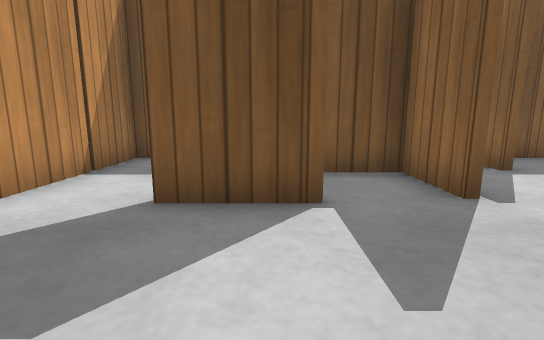
view 1 (above)

24 first-person views from a walk through a Gazebo world. The camera is 0.5 m above the floor, tilts 10° down and sees 85° across. The floor is counted in squares, 0.5 m on a side. Each view is taken from the middle of a square. On the plan, view 1 faces up. The plan holds only what a view shows up to about 12 squares ahead; the rest is blank. Simple patterns stand in for the simulator's built-in surfaces.

view 2
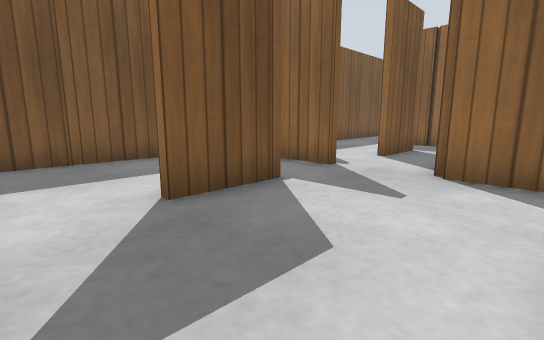

view 3
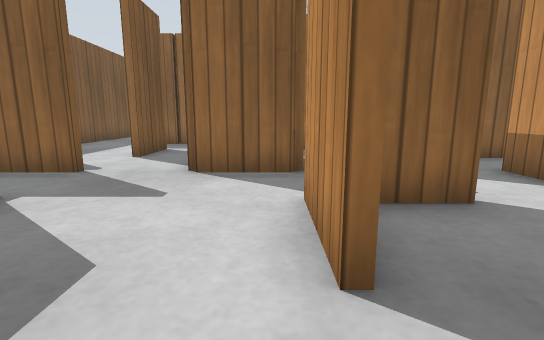

view 4
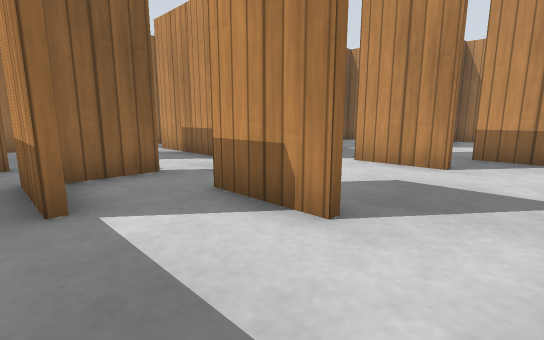

view 5
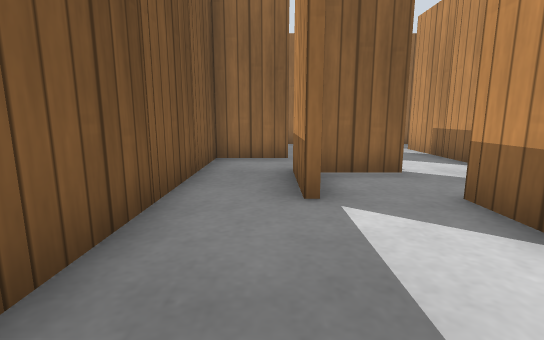

view 6
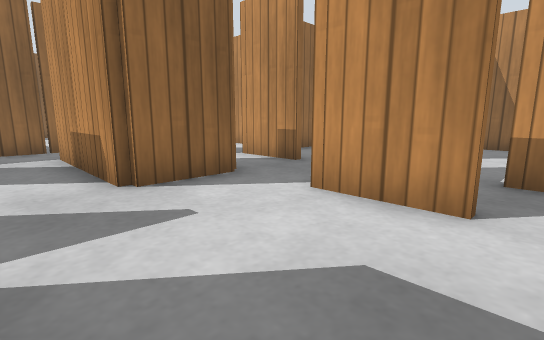

view 7
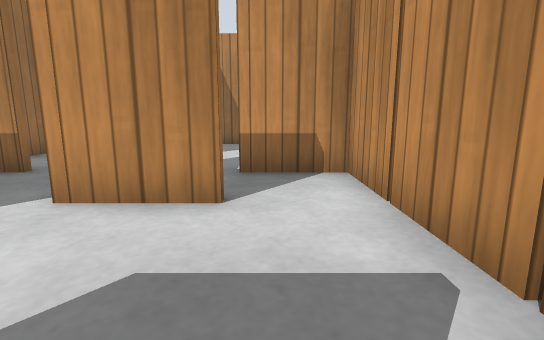

view 8
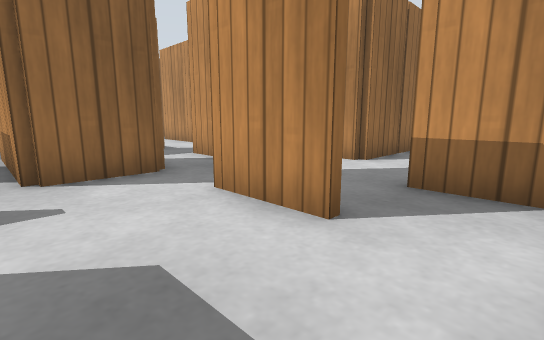

view 9
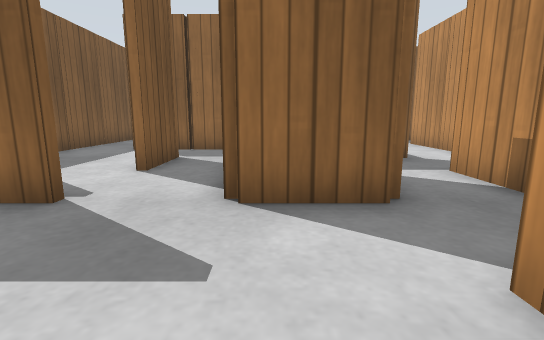

view 10
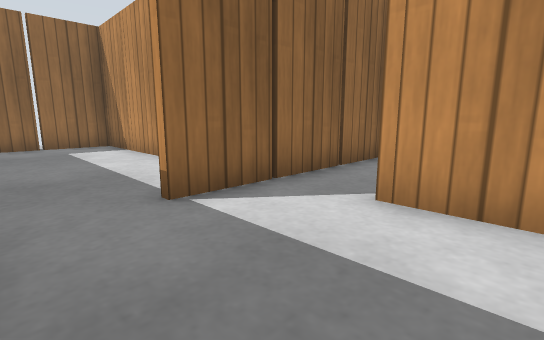

view 11
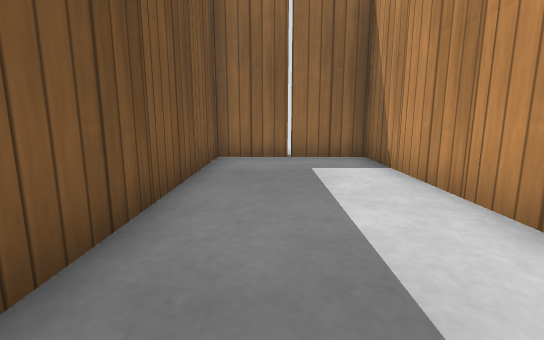

view 12
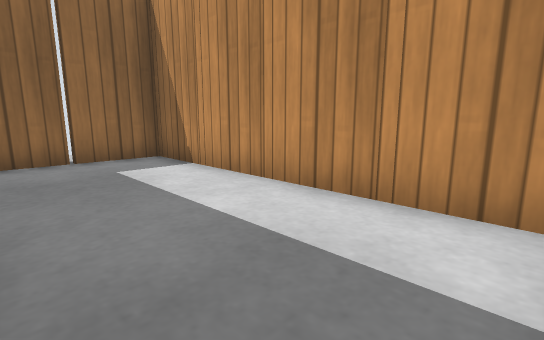

view 13
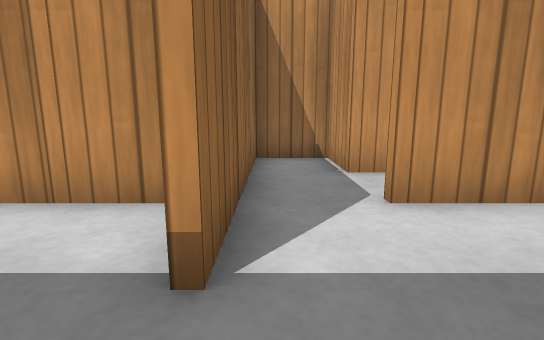

view 14
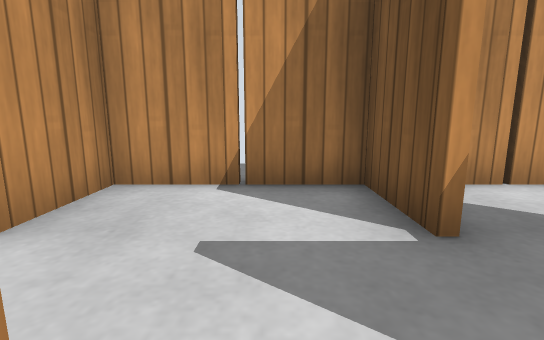

view 15
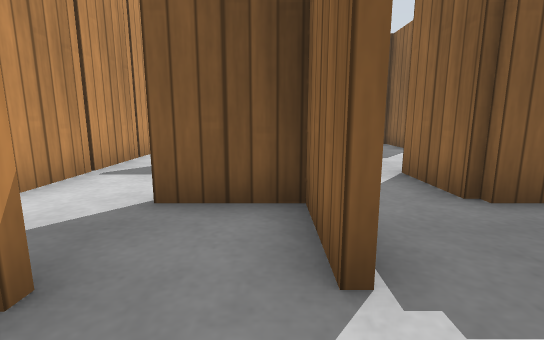

view 16
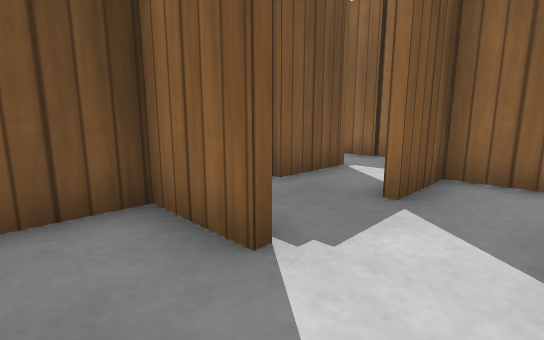

view 17
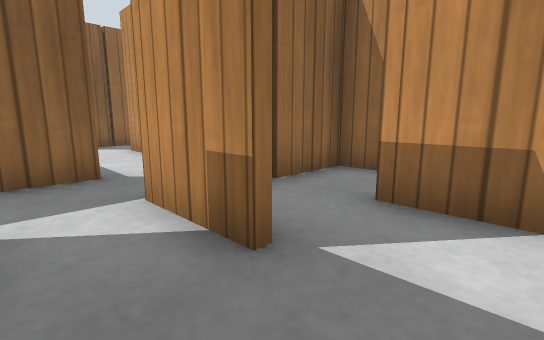

view 18
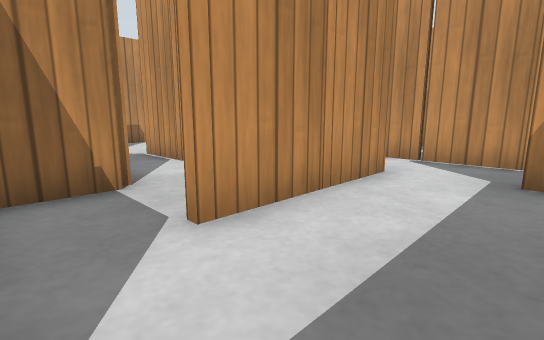

view 19
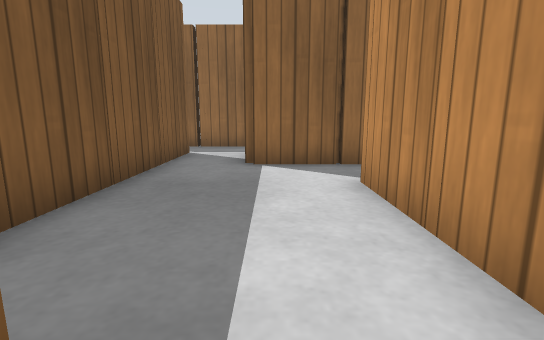

view 20
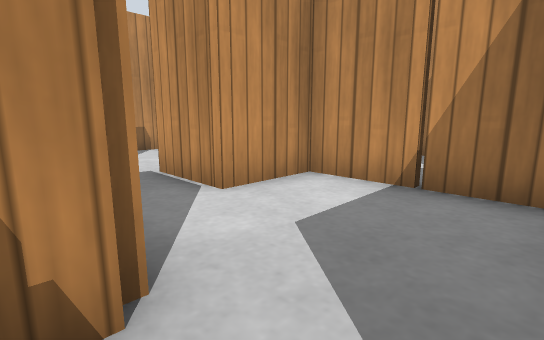

view 21
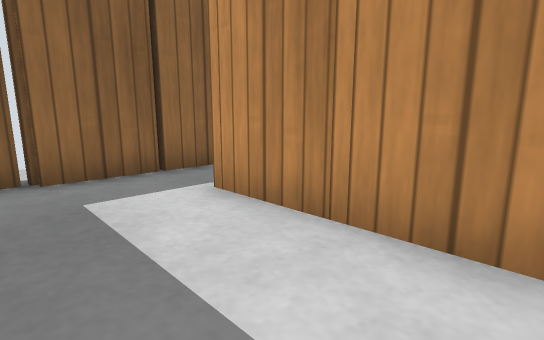

view 22
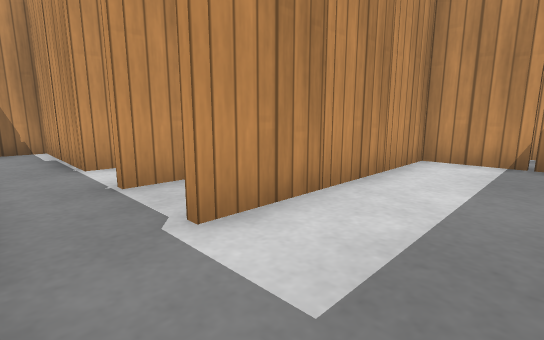

view 23
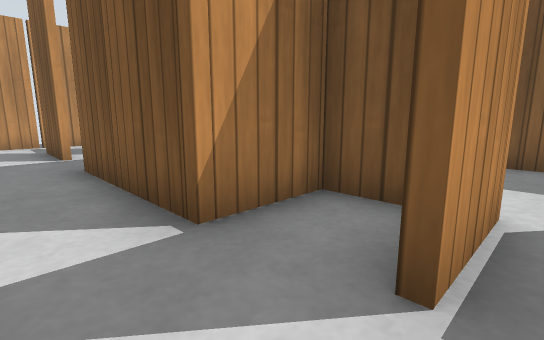

view 24
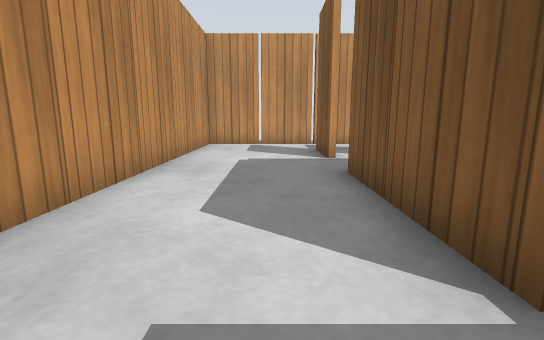

### Floor plan
Points are (right, up) in squares from view 1. A wall is a line through its corners. A room is listed if a view was taken in it or the views show most of it. See-through windows are left out.
Room 1 (views 1, 2, 3, 4, 5, 6, 7, 8, 9, 10, 13, 14, 15, 16, 17)
walls: (-0.4, 3.4) (-1.5, 3.4); (-1.5, -0.4) (0.5, -0.4); (2.4, 3.5) (2.4, 5.4) (0.9, 5.4); (3.5, -0.6) (2.4, -0.6) (2.4, 1.6) (6.6, 1.6) (6.6, -0.4) (7.6, -0.4); (0.4, -2.5) (0.4, -0.6) (-1.5, -0.6); (-1.5, 3.6) (-0.5, 3.6); (2.5, -2.4) (3.4, -2.4); (4.8, 3.6) (5.6, 3.6); (0.5, 5.6) (2.5, 5.6); (5.5, 3.4) (4.5, 3.4); (4.4, 5.5) (4.4, 7.4) (-2.6, 7.4); (-3.4, -3.5) (-3.4, -5.5); (8.4, -0.6) (8.4, 5.5); (-3.4, 7.2) (-3.4, -1.5); (4.4, -6.5) (4.4, -2.6) (2.5, -2.6); (0.4, -8.4) (0.4, -4.4) (1.5, -4.4); (8.5, 7.4) (6, 7.4)
ways out: opening at (8, 7) to room 2; opening at (1, -7.5) to room 4; opening at (3, -2) to room 5; opening at (4, 2) to room 5
objects: wooden post (-3, -5); wooden post (-3, -1); wooden post (-3, 1); wooden post (-3, 3); wooden post (-3, 5); wooden post (-2, -7); wooden post (-2, -3); wooden post (-1, 8); wooden post (0, 3); wooden post (1, 0); wooden post (1, 8); wooden post (2, -5); wooden post (3, 6); wooden post (3, 8); wooden post (6, 3); wooden post (7, 2); wooden post (7, 8); wooden post (8, 3)
Room 2 (views 11, 12, 21, 22)
walls: (13.5, -0.6) (12.4, -0.6); (16.9, -0.4) (16.4, -0.4); (16.4, -2.1) (16.4, 0.6); (9, 3.6) (16.6, 3.6) (16.6, 7.4) (8.5, 7.4); (8.6, 1.8) (8.6, -0.4) (13.6, -0.4); (14, -4.4) (14.6, -4.4)
ways out: opening at (8, 7) to room 1; opening at (11, -2) to room 3; opening at (15.5, -5.5) to room 4
objects: wooden post (9, 1); wooden post (9, 8); wooden post (10, -1); wooden post (10, 3); wooden post (11, 8); wooden post (12, -1); wooden post (12, 3); wooden post (13, 8); wooden post (14, -3); wooden post (14, -1); wooden post (14, 3); wooden post (15, -4); wooden post (15, 8); wooden post (16, -1); wooden post (16, 3); other object (17, -1); wooden post (17, 1); wooden post (17, 5)
Room 3 (views 18, 19, 20)
walls: (6.5, -4.4) (9.6, -4.4); (6.6, -5.1) (6.6, -8.4) (8.6, -8.4); (10.5, -6.4) (11.6, -6.4); (9.5, -0.6) (8.4, -0.6); (12.4, -5.1) (12.4, -2.5); (11.5, -0.6) (10.4, -0.6); (4.6, -2.4) (4.6, -4.5)
ways out: opening at (11, -2) to room 2; opening at (9, -9) to room 4; opening at (5, -2) to room 5; opening at (5, -5)
objects: wooden post (7, -7); wooden post (8, -5); wooden post (8, -1); wooden post (9, -8); wooden post (10, -5); wooden post (12, -5)
Room 4 (views 23, 24)
walls: (5.6, -10.6) (4.5, -10.6); (7.8, -8.6) (6.6, -8.6) (6.6, -10.5); (8.6, -8.4) (8.6, -10.5); (6.8, -14.4) (7.6, -14.4); (3.6, -10.6) (2.5, -10.6); (-0.4, -10.6) (-1.5, -10.6); (14.6, -4.4) (14.6, -8.4) (15.6, -8.4); (-3.4, -9) (-3.4, -14.4) (5.5, -14.4)
ways out: opening at (1, -7.5) to room 1; opening at (15.5, -5.5) to room 2; opening at (9, -9) to room 3
objects: wooden post (-3, -13); wooden post (-3, -11); wooden post (-2, -15); wooden post (0, -15); wooden post (0, -11); wooden post (1, -7); wooden post (2, -15); wooden post (4, -15); wooden post (4, -11); wooden post (6, -11); wooden post (15, -7)
Room 5 (no view inside)
walls: (6.4, -2.5) (6.4, 0.5); (3.4, -2.4) (4.6, -2.4)
ways out: opening at (3, -2) to room 1; opening at (4, 2) to room 1; opening at (5, -2) to room 3
objects: wooden post (4, -1); wooden post (4, 1); wooden post (5, -2); wooden post (6, -1)

Positions as (right, up) in squares from view 1, and headings:
1: (0, 0), facing up
2: (-3, 0), facing up-right
3: (-3, 0), facing right
4: (-3, 6), facing down-right
5: (-3, 6), facing right
6: (-2, 3), facing down-right
7: (-2, 3), facing down
8: (-3, 2), facing down-right
9: (-1, 1), facing right
10: (5, 7), facing down-right
11: (9, 6), facing right
12: (9, 7), facing down-right
13: (8, 7), facing down
14: (1, -4), facing left
15: (0, -4), facing up
16: (-1, -4), facing up-right
17: (1, -1), facing down-right
18: (12, -2), facing down-left
19: (6, -3), facing right
20: (11, -5), facing down-left
21: (11, 2), facing down-right
22: (16, 2), facing down-left
23: (9, -12), facing up-left
24: (8, -12), facing left
